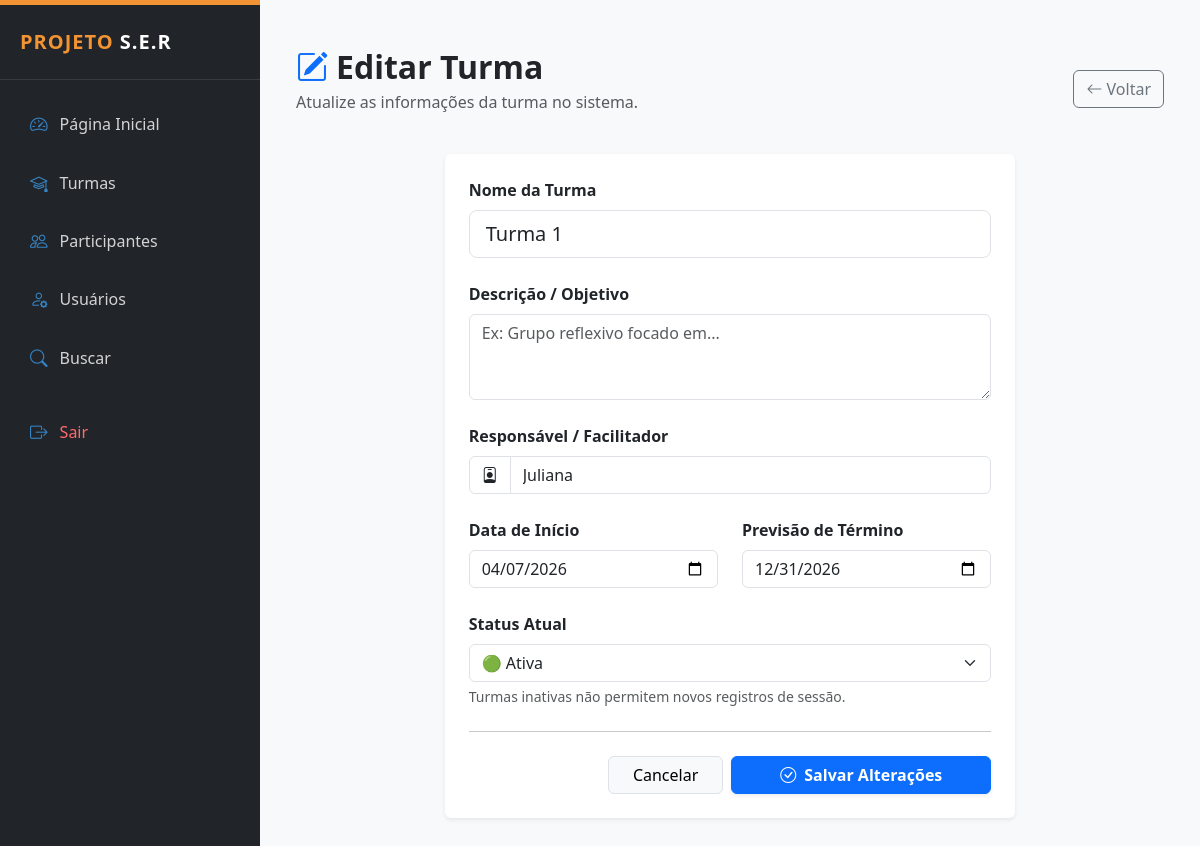
Page /public/turmas_editar.php?id=4 (signed in) on the committed database.
### tables this page shows
CREATE TABLE `turmas` (
  `id` int(11) NOT NULL,
  `nome` varchar(120) NOT NULL,
  `descricao` text DEFAULT NULL,
  `responsavel` varchar(100) DEFAULT NULL,
  `data_inicio` date DEFAULT NULL,
  `data_fim` date DEFAULT NULL,
  `status` enum('ativa','encerrada') DEFAULT 'ativa',
  `criado_em` timestamp NOT NULL DEFAULT current_timestamp()
);

### public/turmas_editar.php (the view, shortened to what this page needs)
<?php
require_once __DIR__ . "/../config/conexao.php";
require_once __DIR__ . "/../layout/admin_header.php";
$id = $_GET['id'] ?? null;
$sql = $pdo->prepare("SELECT id, nome, descricao, responsavel, data_inicio, data_fim, status FROM turmas WHERE id = :id");
$sql->bindParam(':id', $id, PDO::PARAM_INT);
$sql->execute();
$turma = $sql->fetch(PDO::FETCH_ASSOC);
?>
<div class="container py-4">
    <div class="d-flex justify-content-between align-items-center mb-4">
        <div>
            <h2 class="fw-bold text-dark mb-1">
                <i class="bi bi-pencil-square me-2 text-primary"></i>Editar Turma
            </h2>
            <p class="text-muted">Atualize as informações da turma no sistema.</p>
        </div>
        <a href="turmas_lista.php" class="btn btn-outline-secondary">
            <i class="bi bi-arrow-left"></i> Voltar
        </a>
    </div>
    <div class="row justify-content-center">
        <div class="col-lg-8">
            <div class="card shadow-sm border-0">
                <div class="card-body p-4">
                    <form action="turmas_atualizar.php" method="post">
                        <div class="mb-4">
                            <label class="form-label fw-bold">Nome da Turma</label>
                            <input type="text" name="nome" class="form-control form-control-lg"
                                   value="<?= htmlspecialchars($turma['nome']) ?>" required>
                        </div>
                        <div class="mb-4">
                            <label class="form-label fw-bold">Descrição / Objetivo</label>
                            <textarea name="descricao" class="form-control" rows="3"
                                      placeholder="Ex: Grupo reflexivo focado em..."><?= htmlspecialchars($turma['descricao']) ?></textarea>
                        </div>
                        <div class="mb-4">
                            <label class="form-label fw-bold">Responsável / Facilitador</label>
                            <div class="input-group">
                                <span class="input-group-text bg-white"><i class="bi bi-person-badge"></i></span>
                                <input type="text" name="responsavel" class="form-control"
                                       value="<?= htmlspecialchars($turma['responsavel']) ?>" required>
                            </div>
                        </div>
                        <div class="row mb-4">
                            <div class="col-md-6">
                                <label class="form-label fw-bold">Data de Início</label>
                                <input type="date" name="data_inicio" class="form-control"
                                       value="<?= $turma['data_inicio'] ?>" required>
                            </div>
                            <div class="col-md-6">
                                <label class="form-label fw-bold">Previsão de Término</label>
                                <input type="date" name="data_fim" class="form-control"
                                       value="<?= $turma['data_fim'] ?>" required>
                            </div>
                        </div>
                        <div class="mb-4">
                            <label class="form-label fw-bold">Status Atual</label>
                            <select name="status" class="form-select">
                                <option value="ativa" <?= $turma['status'] == 'ativa' ? 'selected' : '' ?>>🟢 Ativa</option>
                            </select>
                            <div class="form-text">Turmas inativas não permitem novos registros de sessão.</div>
                        </div>
                        <hr class="my-4">
                        <div class="d-grid gap-2 d-md-flex justify-content-md-end">
                            <a href="turmas_lista.php" class="btn btn-light px-4 border">Cancelar</a>
                            <button type="submit" class="btn btn-primary px-5 fw-bold shadow-sm">
                                <i class="bi bi-check-circle me-2"></i>Salvar Alterações
                            </button>
                        </div>
                    </form>
                </div>
            </div>
        </div>
    </div>
</div>
<?php require_once __DIR__ . '/../layout/admin_footer.php'; ?>

### layout/admin_header.php (style rules this page uses)
:root { --ser-orange: #F29433; --ser-blue: #3684C4; --ser-wine: #A61C62; --ser-light: #f8f9fa; }
body { font-family: 'Segoe UI', Tahoma, Geneva, Verdana, sans-serif; background-color: var(--ser-light); }

### rows in the picture
turmas: nome "Turma 1", responsavel "Juliana", data_inicio "04/07/2026", data_fim "12/31/2026", status "🟢 Ativa"
